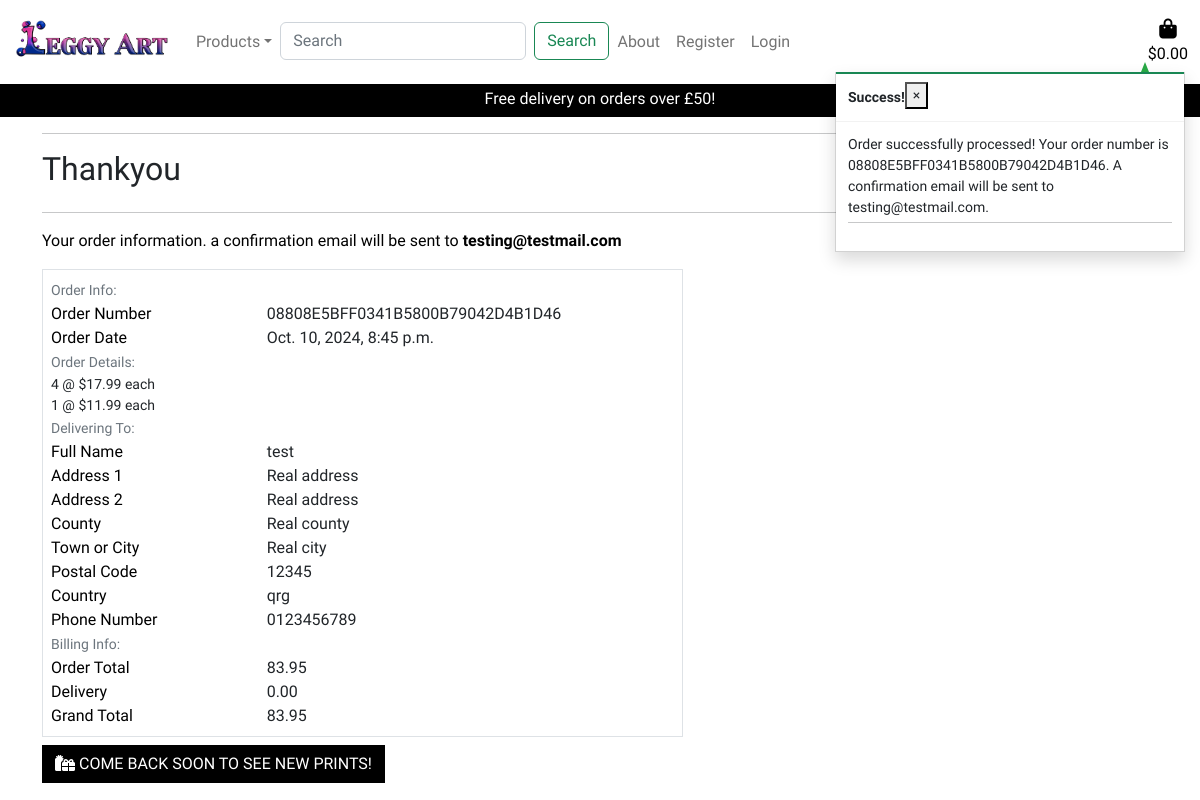
/checkout/checkout_success/08808E5BFF0341B5800B79042D4B1D46, run on the app's committed database.
### checkout/models.py (models this page shows, shortened)
class Order(models.Model):
    order_number = models.CharField(max_length=32, null=False, editable=False)
    full_name = models.CharField(max_length=50, null=False, blank=False)
    email = models.EmailField(max_length=254, null=False, blank=False)
    phone_number = models.CharField(max_length=20, null=False, blank=False)
    country = models.CharField(max_length=40, null=False, blank=False)
    postcode = models.CharField(max_length=20, null=True, blank=True)
    town_or_city = models.CharField(max_length=40, null=False, blank=False)
    street_address1 = models.CharField(max_length=80, null=False, blank=False)
    street_address2 = models.CharField(max_length=80, null=True, blank=True)
    county = models.CharField(max_length=80, null=True, blank=True)
    date = models.DateTimeField(auto_now_add=True)
    delivery_cost = models.DecimalField(max_digits=6, decimal_places=2, null=False, default=0)
    order_total = models.DecimalField(max_digits=10, decimal_places=2, null=False, default=0)
    grand_total = models.DecimalField(max_digits=10, decimal_places=2, null=False, default=0)

class OrderLineItem(models.Model):
    order = models.ForeignKey(Order, null=False, blank=False, on_delete=models.CASCADE, related_name='lineitems')
    product = models.ForeignKey(Print, null=False, blank=False, on_delete=models.CASCADE)
    quantity = models.IntegerField(null=False, blank=False, default=0)
    lineitem_total = models.DecimalField(max_digits=6, decimal_places=2, null=False, blank=False, editable=False)

### products/models.py (models this page shows, shortened)
class Print(models.Model):
    ORIENTATION_CHOICES = [
        ('L', 'Landscape'),
        ('P', 'Portrait'),
        ('S', 'Square'),
    ]
    category = models.ForeignKey('Category', null=True, blank=True, on_delete=models.SET_NULL)
    sku = models.CharField(max_length=254, null=True, blank=True)
    name = models.CharField(max_length=254)
    description = models.TextField()
    price = models.DecimalField(max_digits=6, decimal_places=2)
    orientation = models.CharField(max_length=1, choices=ORIENTATION_CHOICES, default='S')
    rating = models.DecimalField(max_digits=6, decimal_places=2, null=True, blank=True)
    image_1_path = models.CharField(max_length=1024)
    image_1 = models.ImageField()
    image_2_path = models.CharField(max_length=1024)
    image_2 = models.ImageField()

### checkout/views.py (the view)
# urls.py: path('checkout_success/<order_number>', views.checkout_success, name='checkout_success'),
def checkout_success(request, order_number):
    save_info = request.session.get('save_info')
    order = get_object_or_404(Order, order_number=order_number)
    messages.success(request, f'Order successfully processed! \
        Your order number is {order_number}. A confirmation \
        email will be sent to {order.email}.')
    if 'basket' in request.session:
        del request.session['basket']
    template = 'checkout/checkout_success.html'
    context = {
        'order': order,
    }
    return render(request, template, context)

### checkout/templates/checkout/checkout_success.html (shortened to what this page needs)
{% extends "base.html" %}
{% load static %}
{% block extra_css %}
    <link rel="stylesheet" href="{% static '/checkout/css/checkout.css' %}">
{% endblock %}
{% block content %}
    <div class="overlay">
        <div class="container">
            <div class="row">
                <div class="col">
                    <hr>
                    <h2 class="logo-font mb-4">Thankyou</h2>
                    <hr>
                    <p class="text-black">Your order information. a confirmation email will be sent to <strong> {{ order.email }}</strong></p>
                </div>
            </div>
            <div class="row">
                <div class="col-12 col-lg-7">
                    <div class="order-confirmation-wrapper p-2 border">
                        <div class="row">
                            <div class="col">
                                <small class="text-muted">Order Info:</small>
                            </div>
                        </div>
                        <div class="row">
                            <div class="col-12 col-md-4">
                                <p class="mb-0 text-black font-weight-bold">Order Number</p>
                            </div>
                            <div class="col-12 col-md-8 text-md-right">
                                <p class="mb-0">{{ order.order_number }}</p>
                            </div>
                        </div>
                        <div class="row">
                            <div class="col-12 col-md-4">
                                <p class="mb-0 text-black font-weight-bold">Order Date</p>
                            </div>
                            <div class="col-12 col-md-8 text-md-right">
                                <p class="mb-0">{{ order.date }}</p>
                            </div>
                        </div>
                        <div class="row">
                            <div class="col">
                                <small class="text-muted">Order Details:</small>
                            </div>
                        </div>
                        {% for item in order.lineitems.all %}
                        <div class="row">
                            <div class="col-12 col-md-8 text-md-right">
                                <p class="small mb-0">{{ item.quantity }} @ ${{ item.product.price }} each</p>
                            </div>
                        </div>
                        {% endfor %}
                        <div class="row">
                            <div class="col">
                                <small class="text-muted">Delivering To:</small>
                            </div>
                        </div>
                        <div class="row">
                            <div class="col-12 col-md-4">
                                <p class="mb-0 text-black font-weight-bold">Full Name</p>
                            </div>
                            <div class="col-12 col-md-8 text-md-right">
                                <p class="mb-0">{{ order.full_name }}</p>
                            </div>
                        </div>
                        <div class="row">
                            <div class="col-12 col-md-4">
                                <p class="mb-0 text-black font-weight-bold">Address 1</p>
                            </div>
                            <div class="col-12 col-md-8 text-md-right">
                                <p class="mb-0">{{ order.street_address1 }}</p>
                            </div>
                        </div>
                        {% if order.street_address2 %}
                        <div class="row">
                            <div class="col-12 col-md-4">
                                <p class="mb-0 text-black font-weight-bold">Address 2</p>
                            </div>
                            <div class="col-12 col-md-8 text-md-right">
                                <p class="mb-0">{{ order.street_address1 }}</p>
                            </div>
                        </div>
                        {% endif %}
                        {% if order.county %}
                        <div class="row">
                            <div class="col-12 col-md-4">
                                <p class="mb-0 text-black font-weight-bold">County</p>
                            </div>
                            <div class="col-12 col-md-8 text-md-right">
                                <p class="mb-0">{{ order.county }}</p>
                            </div>
                        </div>
                        {% endif %}
                        <div class="row">
                            <div class="col-12 col-md-4">
                                <p class="mb-0 text-black font-weight-bold">Town or City</p>
                            </div>
                            <div class="col-12 col-md-8 text-md-right">
                                <p class="mb-0">{{ order.town_or_city }}</p>
                            </div>
                        </div>
                        {% if order.postcode %}
                        <div class="row">
                            <div class="col-12 col-md-4">
                                <p class="mb-0 text-black font-weight-bold">Postal Code</p>
                            </div>
                            <div class="col-12 col-md-8 text-md-right">
                                <p class="mb-0">{{ order.postcode }}</p>
                            </div>
                        </div>
                        {% endif %}
                        <div class="row">
                            <div class="col-12 col-md-4">
                                <p class="mb-0 text-black font-weight-bold">Country</p>
                            </div>
                            <div class="col-12 col-md-8 text-md-right">
                                <p class="mb-0">{{ order.country }}</p>
                            </div>
                        </div>
                        <div class="row">
                            <div class="col-12 col-md-4">
                                <p class="mb-0 text-black font-weight-bold">Phone Number</p>
                            </div>
                            <div class="col-12 col-md-8 text-md-right">
                                <p class="mb-0">{{ order.phone_number }}</p>
                            </div>
                        </div>
                        <div class="row">
                            <div class="col">
                                <small class="text-muted">Billing Info:</small>
                            </div>
                        </div>
                        <div class="row">
                            <div class="col-12 col-md-4">
                                <p class="mb-0 text-black font-weight-bold">Order Total</p>
                            </div>
                            <div class="col-12 col-md-8 text-md-right">
                                <p class="mb-0">{{ order.order_total }}</p>
                            </div>
                        </div>
                        <div class="row">
                            <div class="col-12 col-md-4">
                                <p class="mb-0 text-black font-weight-bold">Delivery</p>
                            </div>
                            <div class="col-12 col-md-8 text-md-right">
                                <p class="mb-0">{{ order.delivery_cost }}</p>
                            </div>
                        </div>
                        <div class="row">
                            <div class="col-12 col-md-4">
                                <p class="mb-0 text-black font-weight-bold">Grand Total</p>
                            </div>
                            <div class="col-12 col-md-8 text-md-right">
                                <p class="mb-0">{{ order.grand_total }}</p>
                            </div>
                        </div>
                    </div>
                </div>
            </div>
            <div class="row">
                <div class="col-12 col-lg-7 text-right">
                    <a href="{% url 'products' %}?category=new_arrivals,deals,clearance" class="btn btn-black rounded-0 my-2">
                        <span class="icon mr-2">
                            <i class="fas fa-gifts"></i>
                        </span>
                        <span class="text-uppercase">Come back soon to see new prints!</span>
                    </a>
                </div>
            </div>
        </div>
    </div>
{% endblock %}

### data on the page
Order: email "testing@testmail.com", order_number "08808E5BFF0341B5800B79042D4B1D46", date "Oct. 10, 2024, 8:45 p.m.", full_name "test", street_address1 "Real address", county "Real county", town_or_city "Real city", postcode "12345", country "qrg", phone_number "0123456789", order_total "83.95", delivery_cost "0.00", grand_total "83.95"
OrderLineItem: quantity "4", product.price "17.99"
OrderLineItem: quantity "1", product.price "11.99"

### other printed values
{{ free_delivery_threshold }} "50"
{{ message }} "Order successfully processed! Your order number is 08808E5BFF0341B5800B79042D4B1D46. A confirmation email will be sent to testing@testmail.com."
